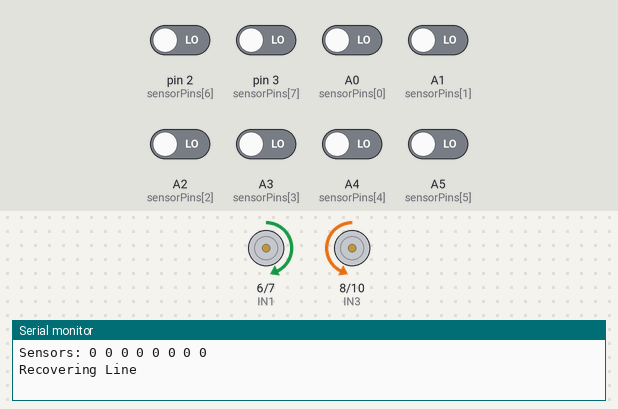
A sketch run on a simulated Arduino Uno, built with avr-gcc and run on an emulated ATmega328P. Parts: motor-driver pin pairs drawn as motors (green arrow = first pin HIGH = forward, orange = second pin HIGH = backward, longer = more drive, scaled by the enable pin), the last lines printed to the serial monitor. The inputs (shaded band) are chosen by the test bench; at power-on: A0 (sensorPins[0]), A1 (sensorPins[1]), A2 (sensorPins[2]), A3 (sensorPins[3]), A4 (sensorPins[4]), A5 (sensorPins[5]), pin 2 (sensorPins[6]), pin 3 (sensorPins[7]) LOW.

Above: at 4.2 s.
4.3 s: pin 2 (sensorPins[6]) driven HIGH
At 4.7 s:
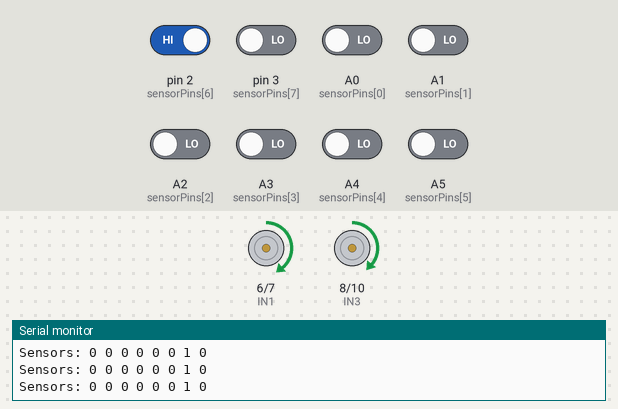
5.8 s: A0 (sensorPins[0]) driven HIGH
At 6.8 s:
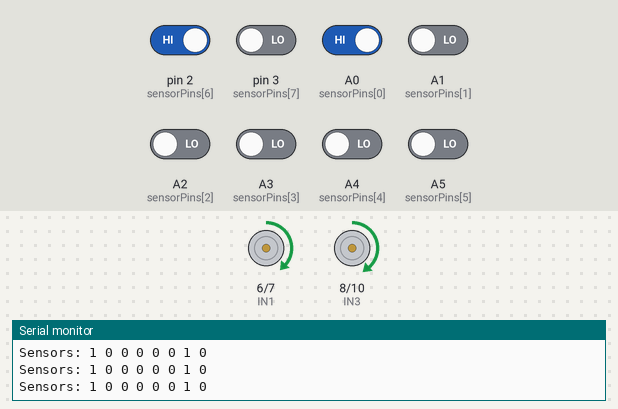
7.3 s: pin 2 (sensorPins[6]) driven LOW
At 7.7 s:
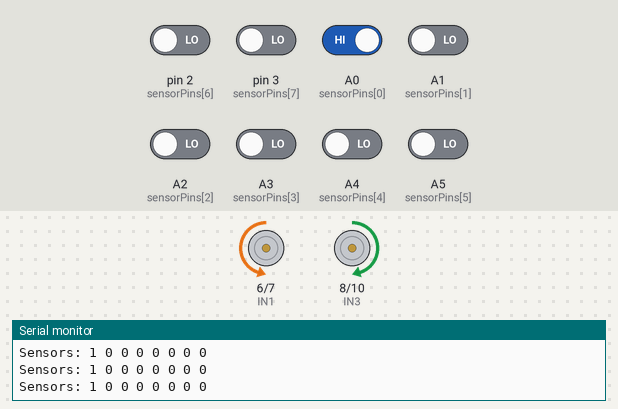
8.8 s: pin 3 (sensorPins[7]) driven HIGH
At 9.4 s:
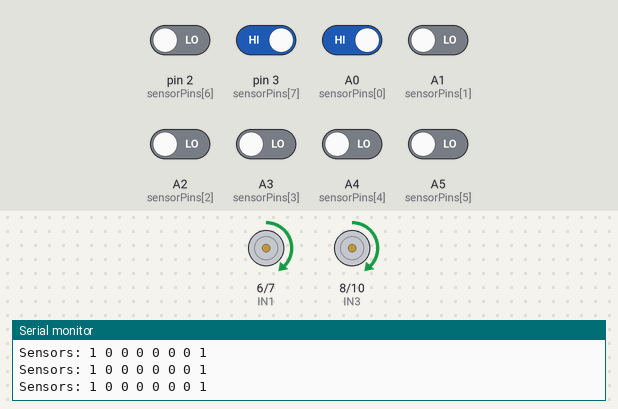
10.3 s: A1 (sensorPins[1]) driven HIGH
At 11.2 s:
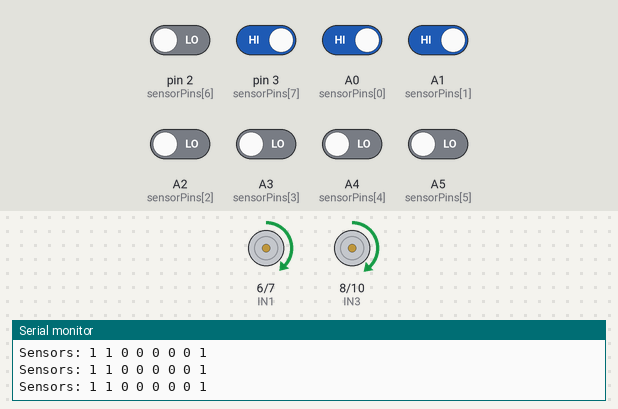
13.3 s: A3 (sensorPins[3]) driven HIGH
At 13.6 s:
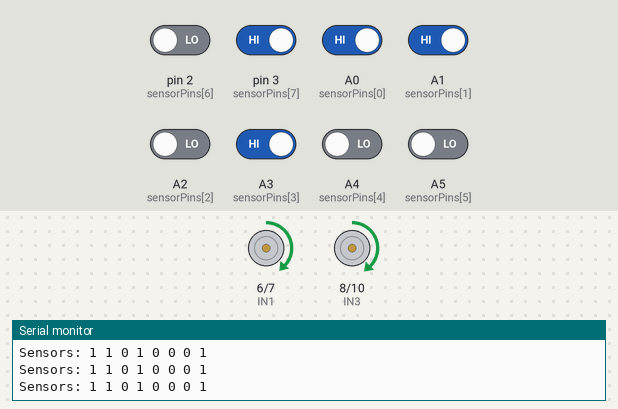
Timing chart, 0 to 16.3 s (numbered marks = the images above; inputs shaded):
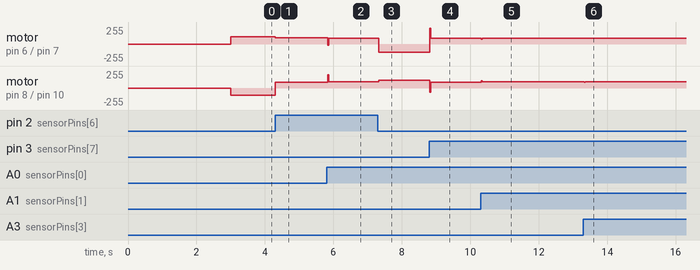

Measured:
- after the input at 4.3 s, motor on pin 6 (IN1) / pin 7 (IN2): forward 110/255 → forward 96/255 at once; motor on pin 8 (IN3) / pin 10 (IN4): backward 110/255 → forward 84/255 at once
- after the input at 5.8 s, motor on pin 6 (IN1) / pin 7 (IN2): forward 96/255 → forward 85/255 at once; motor on pin 8 (IN3) / pin 10 (IN4): forward 84/255 → forward 94/255 at once
- after the input at 7.3 s, motor on pin 6 (IN1) / pin 7 (IN2): forward 85/255 → backward 120/255 at once; motor on pin 8 (IN3) / pin 10 (IN4): forward 94/255 → forward 120/255 at once
- after the input at 8.8 s, motor on pin 6 (IN1) / pin 7 (IN2): backward 120/255 → forward 90/255 at once; motor on pin 8 (IN3) / pin 10 (IN4): forward 120/255 → forward 90/255 at once
- after the input at 10.3 s, motor on pin 6 (IN1) / pin 7 (IN2): forward 90/255 → forward 88/255 at once; motor on pin 8 (IN3) / pin 10 (IN4): forward 90/255 → forward 92/255 at once
- after the input at 13.3 s, motor on pin 6 (IN1) / pin 7 (IN2): forward 88/255 → forward 90/255 at once, → forward 88/255 0.03 s later; motor on pin 8 (IN3) / pin 10 (IN4): forward 92/255 → forward 91/255 at once

The sketch:

final_run_8_array_bot.ino
```cpp
const int ENA = 5;
const int IN1 = 6;
const int IN2 = 7;
const int ENB = 9;
const int IN3 = 8;
const int IN4 = 10;

const int sensorPins[8] = {A0, A1, A2, A3, A4, A5, 2, 3};
bool s[8];

const float weights[8] = {-15, -6, -2, -1, 1, 2, 6, 15};

float Kp = 1.0;
float Kd = 10.0;

int baseSpeed = 90;
float lastError = 0.0;

void setup() {
  Serial.begin(9600);   // 🔥 Debugging enabled

  pinMode(ENA, OUTPUT); pinMode(IN1, OUTPUT); pinMode(IN2, OUTPUT);
  pinMode(ENB, OUTPUT); pinMode(IN3, OUTPUT); pinMode(IN4, OUTPUT);

  for (int i = 0; i < 8; i++) pinMode(sensorPins[i], INPUT);

  delay(3000);
}

void loop() {
  readSensors();

  // 🔥 First check special cases
  if (handleSpecialCases()) return;

  float error = calculateWeightedError();

  if (error == 100.0) {
    recoverLine(lastError);
    return;
  }

  if (abs(error) > 8) {
    if (error > 0)
      setMotors(120, -120);
    else
      setMotors(-120, 120);
    lastError = error;
    return;
  }

  float adjustment = (error * Kp) + ((error - lastError) * Kd);
  lastError = error;

  setMotors(baseSpeed + adjustment, baseSpeed - adjustment);
}

void readSensors() {
  Serial.print("Sensors: ");

  for (int i = 0; i < 8; i++) {
    s[i] = digitalRead(sensorPins[i]);
    Serial.print(s[i]);
    Serial.print(" ");
  }

  Serial.println();
}

float calculateWeightedError() {
  float sum = 0;
  int count = 0;

  for (int i = 0; i < 8; i++) {
    if (s[i]) {
      sum += weights[i];
      count++;
    }
  }

  if (count == 0) return 100.0;

  return sum / count;
}

/* ---------- SPECIAL CASE LOGIC ---------- */
bool handleSpecialCases() {

  // 🔥 2 SECOND FORCED TURN CASES
  if (
      (!s[0] && !s[1] && !s[2] &&  s[3] &&  s[4] && !s[5] &&  s[6] &&  s[7]) ||   // 00011011
      (!s[0] && !s[1] &&  s[2] &&  s[3] && !s[4] && !s[5] &&  s[6] &&  s[7])      // 00110011
     )
  {
    Serial.println("Case: 2 SECOND RIGHT TURN");

    unsigned long startTime = millis();

    while (millis() - startTime < 500) {   // 0.5 seconds
      setMotors(130, 60);  // Controlled right turn
    }

    return true;   // Skip PID after this
  }

  return false;
}
/* ----------------------------------------- */

void recoverLine(float memory) {
  Serial.println("Recovering Line");

  int dir = (memory < 0) ? -1 : 1;

  setMotors(110 * dir, -110 * dir);

  while (true) {
    for (int i = 0; i < 8; i++) {
      if (digitalRead(sensorPins[i])) return;
    }
  }
}

void setMotors(int left, int right) {
  left = constrain(left, -255, 255);
  right = constrain(right, -255, 255);

  digitalWrite(IN1, left > 0);
  digitalWrite(IN2, left < 0);
  analogWrite(ENA, abs(left));

  digitalWrite(IN3, right > 0);
  digitalWrite(IN4, right < 0);
  analogWrite(ENB, abs(right));
}
```
